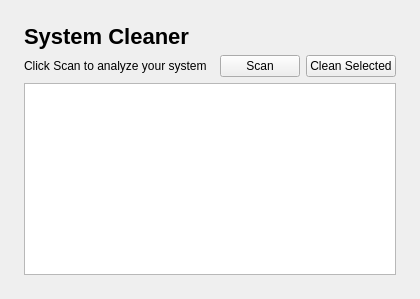
<?xml version="1.0" encoding="UTF-8"?>
<ui version="4.0">
 <class>SystemCleanerPage</class>
 <widget class="QWidget" name="SystemCleanerPage">
  <layout class="QVBoxLayout">
   <property name="leftMargin"><number>24</number></property><property name="topMargin"><number>24</number></property><property name="rightMargin"><number>24</number></property><property name="bottomMargin"><number>24</number></property>
   <item><widget class="QLabel"><property name="text"><string>System Cleaner</string></property><property name="styleSheet"><string>font-size: 22px; font-weight: bold;</string></property></widget></item>
   <item>
    <layout class="QHBoxLayout">
     <item><widget class="QLabel" name="statusLabel"><property name="text"><string>Click Scan to analyze your system</string></property></widget></item>
     <item><spacer><property name="orientation"><enum>Qt::Horizontal</enum></property></spacer></item>
     <item><widget class="QPushButton" name="scanButton"><property name="text"><string>Scan</string></property></widget></item>
     <item><widget class="QPushButton" name="cleanButton"><property name="text"><string>Clean Selected</string></property><property name="objectName"><string>primaryButton</string></property></widget></item>
    </layout>
   </item>
   <item><widget class="QTableView" name="cleanerTable"/></item>
  </layout>
 </widget>
</ui>
